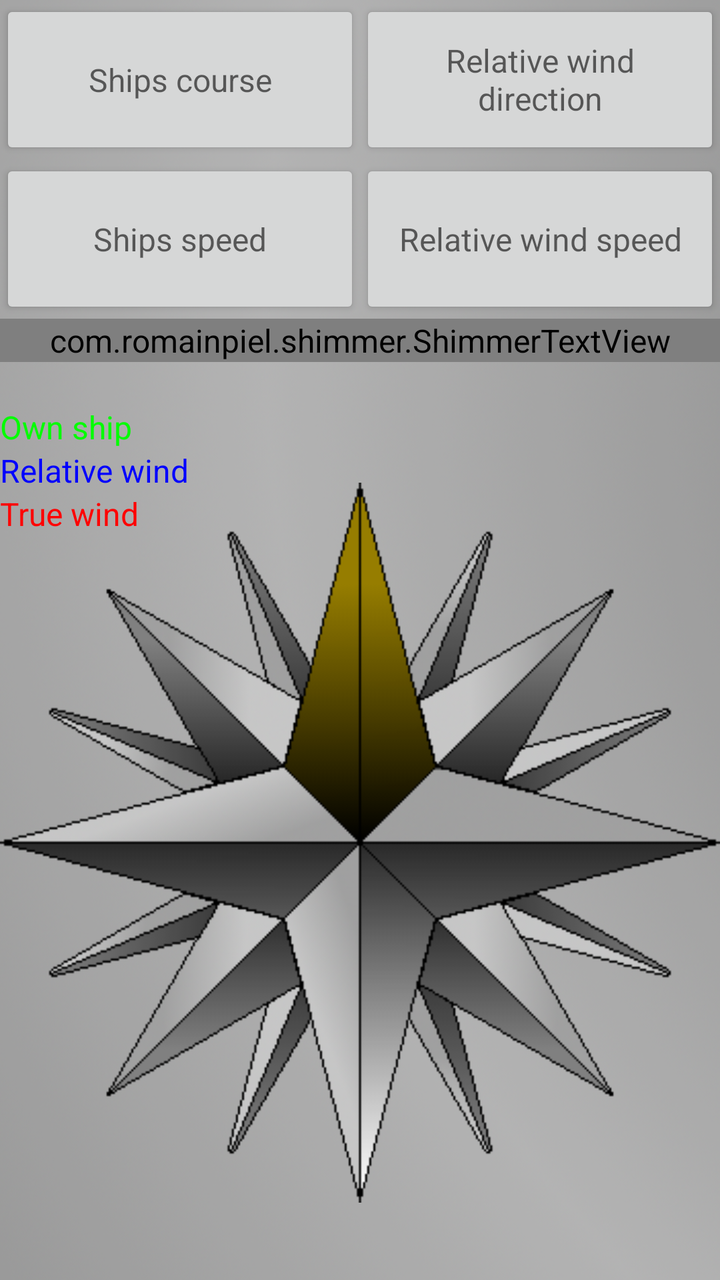
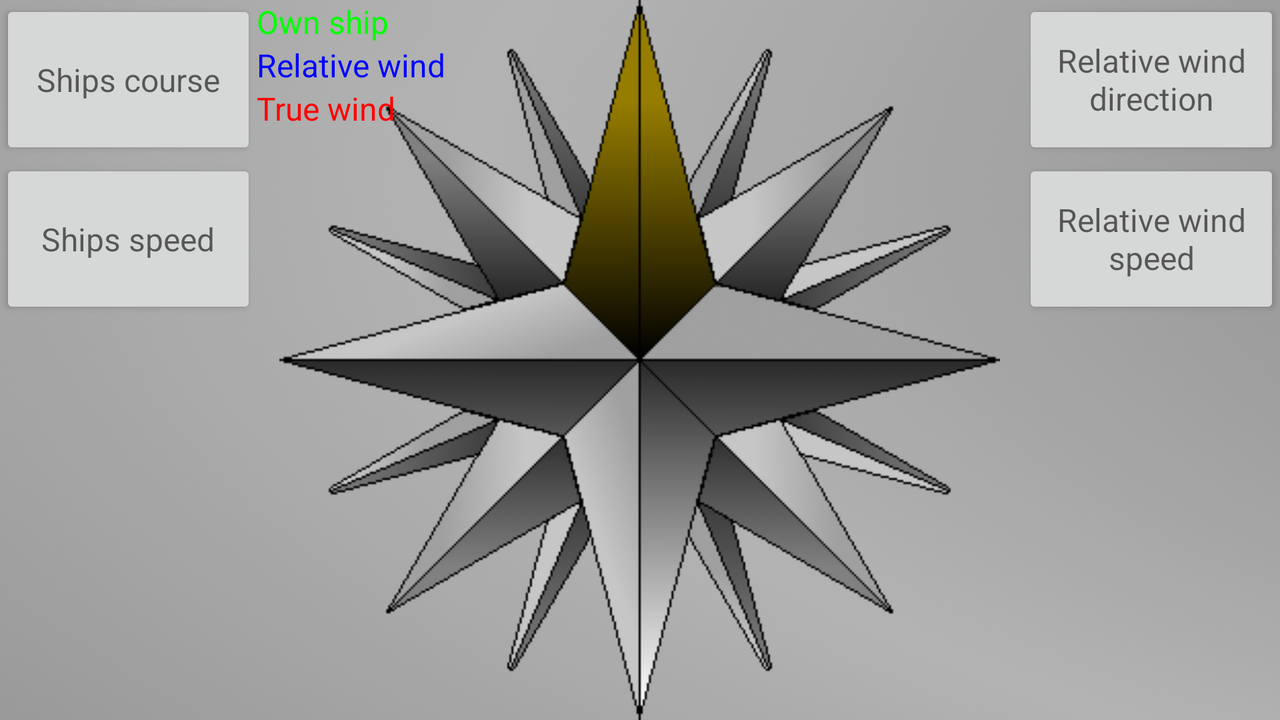

First picture: res/layout/ on a phone held upright. Second picture: the repository's own variant of that layout, on a device whose configuration matches the variant's folder. Source for both follows.
<!-- AndroidManifest.xml: application theme AppTheme -->
<!-- res/layout/activity_main.xml -->
<LinearLayout xmlns:android="http://schemas.android.com/apk/res/android"
    xmlns:tools="http://schemas.android.com/tools"
    android:layout_width="match_parent"
    android:layout_height="match_parent"
    android:orientation="vertical"
    android:background="@drawable/secondary_background"
    tools:context=".MainActivity">


    <LinearLayout
        android:orientation="horizontal"
        android:layout_width="match_parent"
        android:layout_height="wrap_content"

        >

        <LinearLayout
            android:orientation="vertical"
            android:layout_width="1dp"
            android:layout_height="wrap_content"
            android:layout_weight="1">

            <Button
                android:layout_width="match_parent"
                android:layout_height="wrap_content"
                android:hint="@string/sCourse"
                style="@style/ButtonTheme"
                android:id="@+id/shipsCourse" />

            <Button
                android:layout_width="match_parent"
                android:layout_height="wrap_content"
                android:hint="@string/sSpeed"
                style="@style/ButtonTheme"
                android:id="@+id/shipsSpeed" />
        </LinearLayout>

        <LinearLayout
            android:orientation="vertical"
            android:layout_width="1dp"
            android:layout_height="wrap_content"
            android:layout_weight="1">

            <Button
                android:layout_width="match_parent"
                android:layout_height="wrap_content"
                android:hint="@string/rwCourse"
                style="@style/ButtonTheme"
                android:id="@+id/windDirection" />

            <Button
                android:layout_width="match_parent"
                android:layout_height="wrap_content"
                android:hint="@string/rwSpeed"
                style="@style/ButtonTheme"
                android:id="@+id/windSpeed" />
        </LinearLayout>


    </LinearLayout>
    <com.romainpiel.shimmer.ShimmerTextView
        android:layout_width="match_parent"
        android:layout_height="wrap_content"
        android:gravity="center_horizontal"
        android:id="@+id/result" />
    <TextView
        android:layout_width="match_parent"
        android:layout_height="wrap_content"
        android:gravity="center_horizontal"
        android:id="@+id/result2" />
<RelativeLayout
    android:layout_width="match_parent"
    android:layout_height="match_parent">
    <ImageView
        android:layout_width="match_parent"
        android:layout_height="match_parent"
        android:src="@drawable/rumbs"
        android:id="@+id/calculation"
        />
    <ImageView
        android:layout_width="match_parent"
        android:layout_height="match_parent"
        android:id="@+id/shipsCourseVector"
        />

    <ImageView
        android:layout_width="match_parent"
        android:layout_height="match_parent"
        android:id="@+id/windDirectionVector"
        />
    <ImageView
        android:layout_width="match_parent"
        android:layout_height="match_parent"
        android:id="@+id/windDirectionArrow"
        />
    <ImageView
        android:layout_width="match_parent"
        android:layout_height="match_parent"
        android:id="@+id/resultVector"
        />
    <ImageView
        android:layout_width="match_parent"
        android:layout_height="match_parent"
        android:id="@+id/resultArrow"
        />
    <LinearLayout
        android:orientation="vertical"
        android:layout_width="wrap_content"
        android:layout_height="wrap_content"
        android:layout_weight="1">

        <TextView
            android:layout_width="match_parent"
            android:layout_height="wrap_content"
            android:textColor="#FF00ff00"
            android:text="@string/ownShip"
            android:id="@+id/ownShipLabel"/>
        <TextView
            android:layout_width="match_parent"
            android:layout_height="wrap_content"
            android:textColor="#FF0000ff"
            android:text="@string/rWind"
            android:id="@+id/rWindLabel"/>
        <TextView
            android:layout_width="match_parent"
            android:layout_height="wrap_content"
            android:textColor="#FFff0000"
            android:text="@string/tWind"
            android:id="@+id/tWindLabel"/>

    </LinearLayout>
</RelativeLayout>


</LinearLayout>
<!-- resources referenced by this layout -->
<resources>
  <!-- drawable rumbs: png bitmap (drawable, 42494 bytes) -->
  <!-- drawable secondary_background: png bitmap (drawable, 286967 bytes) -->
  <string name="ownShip">Own ship</string>
  <string name="rWind">Relative wind</string>
  <string name="rwCourse">Relative wind direction</string>
  <string name="rwSpeed">Relative wind speed</string>
  <string name="sCourse">Ships course</string>
  <string name="sSpeed">Ships speed</string>
  <string name="tWind">True wind</string>
  <style name="ButtonTheme" parent="AppTheme">
          
          <item name="android:textAllCaps">false</item>
          <item name="android:minLines">3</item>
          <item name="colorButtonNormal">#888888</item>
          <item name="colorAccent">#ff0000</item>
      </style>
  <style name="AppTheme" parent="Theme.AppCompat.Light.NoActionBar">
          <item name="android:textSize">16dp</item>
      </style>
</resources>
<!-- res/layout-land/activity_main.xml (the repository's variant of the layout above) -->
<!-- drawn on the phone turned sideways -->
<LinearLayout xmlns:android="http://schemas.android.com/apk/res/android"
    xmlns:tools="http://schemas.android.com/tools"
    android:layout_width="match_parent"
    android:layout_height="match_parent"
    android:orientation="vertical"
    android:background="@drawable/secondary_background"
    tools:context=".MainActivity">


    <LinearLayout
        android:orientation="horizontal"
        android:layout_width="match_parent"
        android:layout_height="wrap_content"

        >

        <LinearLayout
            android:orientation="vertical"
            android:layout_width="1dp"
            android:layout_height="wrap_content"
            android:layout_weight="1">

            <Button
                android:layout_width="match_parent"
                android:layout_height="wrap_content"
                android:hint="@string/sCourse"
                style="@style/ButtonTheme"
                android:id="@+id/shipsCourse" />

            <Button
                android:layout_width="match_parent"
                android:layout_height="wrap_content"
                android:hint="@string/sSpeed"
                style="@style/ButtonTheme"
                android:id="@+id/shipsSpeed" />
        </LinearLayout>
        <RelativeLayout
            android:layout_width="1dp"
            android:layout_height="wrap_content"
            android:layout_weight="3">
            <ImageView
                android:layout_width="match_parent"
                android:layout_height="match_parent"
                android:src="@drawable/rumbs"
                android:id="@+id/calculation"
                />
            <ImageView
                android:layout_width="match_parent"
                android:layout_height="match_parent"
                android:id="@+id/shipsCourseVector"
                />

            <ImageView
                android:layout_width="match_parent"
                android:layout_height="match_parent"
                android:id="@+id/windDirectionVector"
                />
            <ImageView
                android:layout_width="match_parent"
                android:layout_height="match_parent"
                android:id="@+id/windDirectionArrow"
                />
            <ImageView
                android:layout_width="match_parent"
                android:layout_height="match_parent"
                android:id="@+id/resultVector"
                />
            <ImageView
                android:layout_width="match_parent"
                android:layout_height="match_parent"
                android:id="@+id/resultArrow"
                />
            <LinearLayout
                android:orientation="vertical"
                android:layout_width="wrap_content"
                android:layout_height="wrap_content"
                android:layout_weight="1">

                <TextView
                    android:layout_width="match_parent"
                    android:layout_height="wrap_content"
                    android:textColor="#FF00ff00"
                    android:text="@string/ownShip"
                    android:id="@+id/ownShipLabel"/>
                <TextView
                    android:layout_width="match_parent"
                    android:layout_height="wrap_content"
                    android:textColor="#FF0000ff"
                    android:text="@string/rWind"
                    android:id="@+id/rWindLabel"/>
                <TextView
                    android:layout_width="match_parent"
                    android:layout_height="wrap_content"
                    android:textColor="#FFff0000"
                    android:text="@string/tWind"
                    android:id="@+id/tWindLabel"/>

            </LinearLayout>
            <TextView
                android:layout_width="match_parent"
                android:layout_height="wrap_content"
                android:gravity="center_horizontal"
                android:layout_alignParentBottom="true"
                android:id="@+id/result" />
        </RelativeLayout>
        <LinearLayout
            android:orientation="vertical"
            android:layout_width="1dp"
            android:layout_height="wrap_content"
            android:layout_weight="1">

            <Button
                android:layout_width="match_parent"
                android:layout_height="wrap_content"
                android:hint="@string/rwCourse"
                style="@style/ButtonTheme"
                android:id="@+id/windDirection" />

            <Button
                android:layout_width="match_parent"
                android:layout_height="wrap_content"
                android:hint="@string/rwSpeed"
                style="@style/ButtonTheme"
                android:id="@+id/windSpeed" />
        </LinearLayout>
    </LinearLayout>
</LinearLayout>
